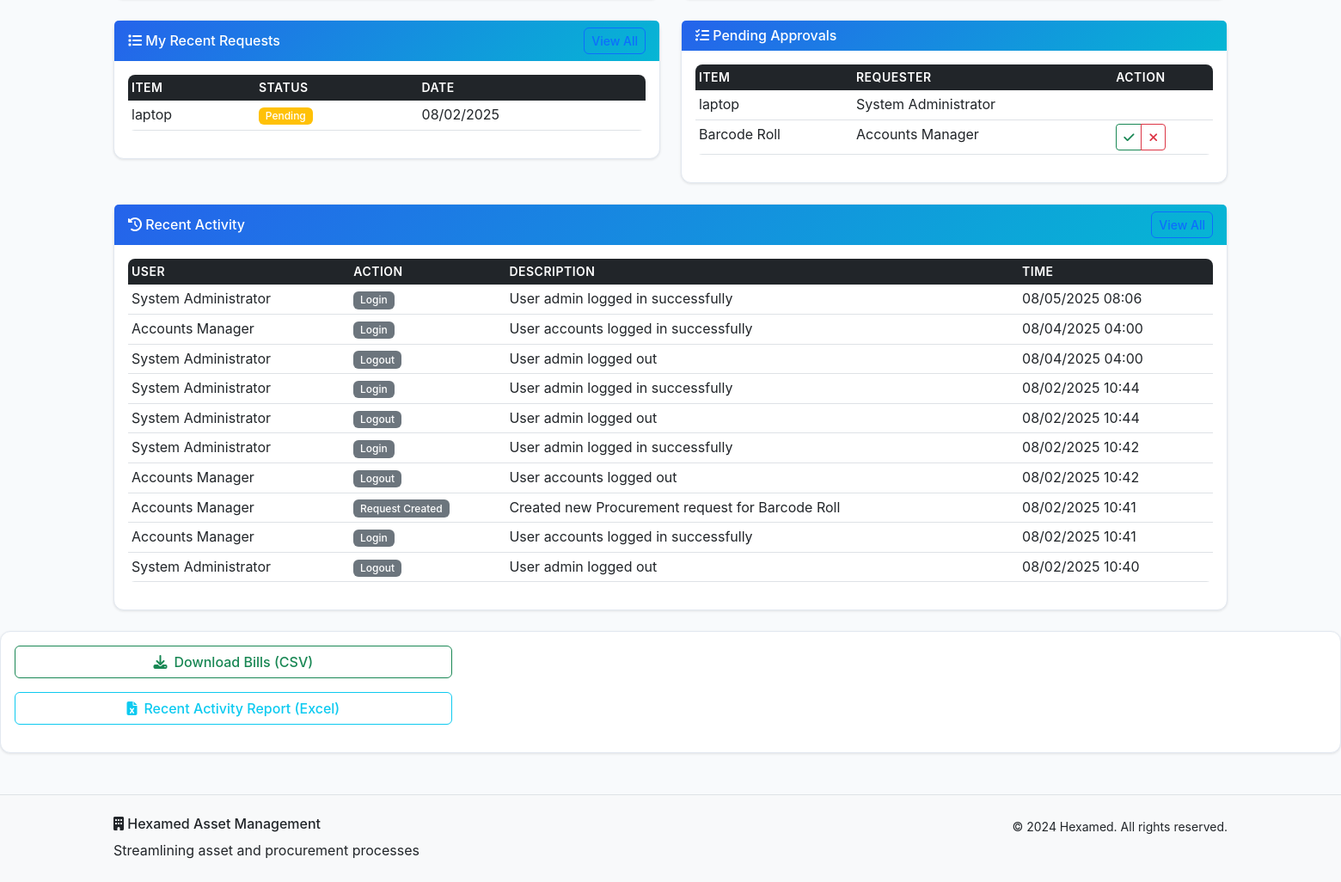
Page /dashboard (signed in, lower part) on the earlier database version.
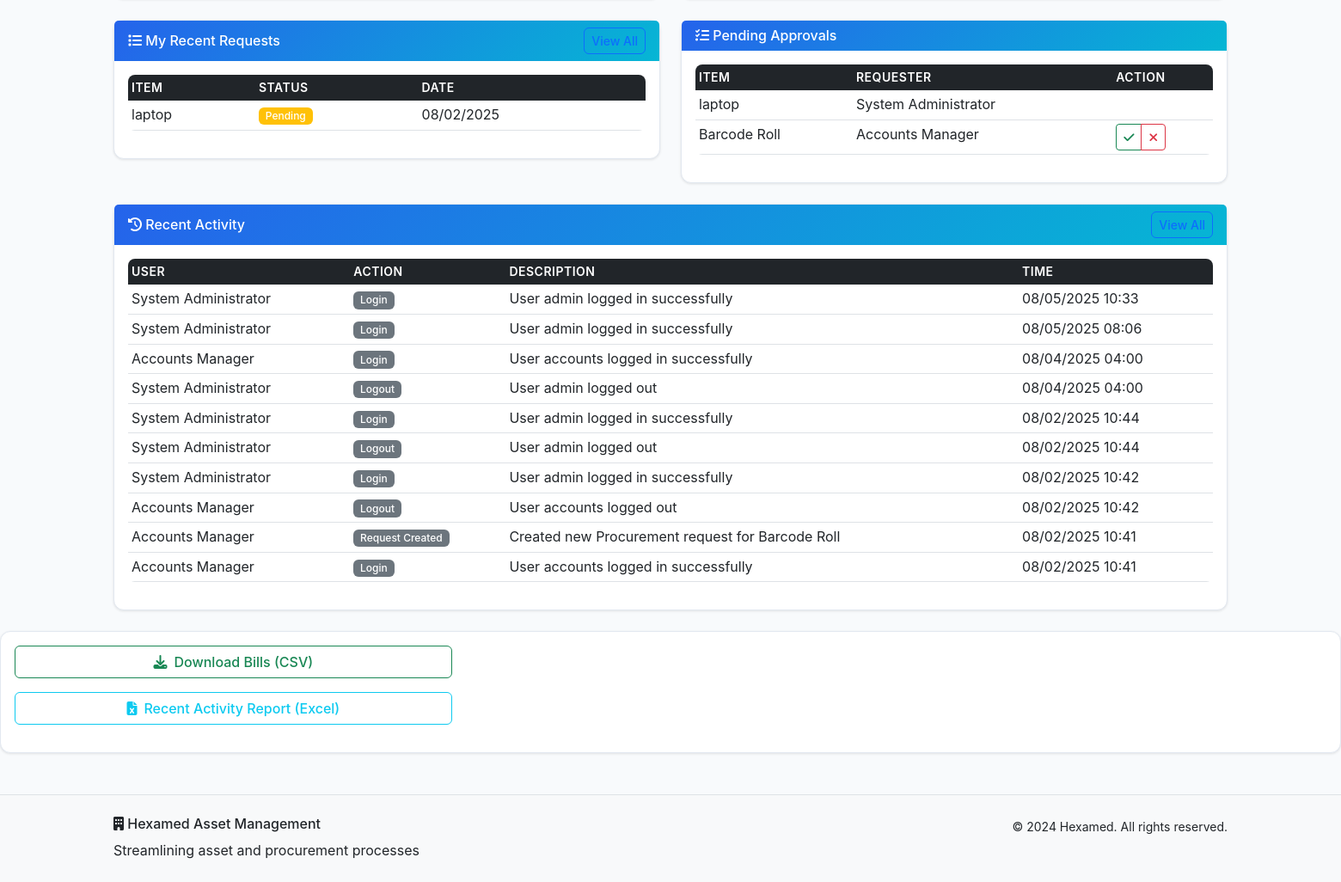
Same page on the later database version.
### models.py (models this page shows, shortened)
class AssetRequest(db.Model):
    id = db.Column(db.Integer, primary_key=True)
    item_name = db.Column(db.String(200), nullable=False)
    quantity = db.Column(db.Integer, nullable=False)
    purpose = db.Column(db.Text, nullable=False)
    request_type = db.Column(db.String(50), nullable=False)
    estimated_cost = db.Column(db.Float)
    urgency = db.Column(db.String(20), default='Normal')
    status = db.Column(db.String(20), default='Pending')
    current_approval_level = db.Column(db.Integer, default=1)
    floor = db.Column(db.String(50))  # Floor WHERE THE REQUEST IS MADE FROM (GROUND FLOOR, FIRST FLOOR, SECOND FLOOR, THIRD FLOOR, FOURTH FLOOR)
    fulfilled_from_asset_id = db.Column(db.Integer, db.ForeignKey('asset.id'))
    fulfilled_quantity = db.Column(db.Integer, default=0)
    fulfilled_by = db.Column(db.Integer, db.ForeignKey('user.id'))
    fulfilled_at = db.Column(db.DateTime)
    fulfillment_notes = db.Column(db.Text)
    created_at = db.Column(db.DateTime, default=datetime.utcnow)
    updated_at = db.Column(db.DateTime, default=datetime.utcnow, onupdate=datetime.utcnow)
    user_id = db.Column(db.Integer, db.ForeignKey('user.id'), nullable=False)
    uploaded_files = db.relationship('UploadedFile', backref='request', lazy=True, cascade='all, delete-orphan')
    approvals = db.relationship('Approval', backref='request', lazy=True, cascade='all, delete-orphan')
    fulfilled_from_asset = db.relationship('Asset', foreign_keys=[fulfilled_from_asset_id])
    fulfilled_by_user = db.relationship('User', foreign_keys=[fulfilled_by])

class User(db.Model):
    id = db.Column(db.Integer, primary_key=True)
    username = db.Column(db.String(80), unique=True, nullable=False)
    email = db.Column(db.String(120), unique=True, nullable=False)
    password_hash = db.Column(db.String(256), nullable=False)
    role = db.Column(db.String(50), nullable=False, default='User')
    full_name = db.Column(db.String(100), nullable=False)
    floor = db.Column(db.String(50))  # GROUND FLOOR IST FLOOR, SECOND FLOOR , 3RD FLOOR , 4TJH FLOOR
    department = db.Column(db.String(100))  #RADIOLOGY, LAB , OPD , CALL CENTER , ADMIN , ACCCOUNTS , HUMAN RESOURCES , IT , OPERATIONS , RECEPTION , STORE , STAFF WELFARE , WARD , XRAY , OTHERS
    created_at = db.Column(db.DateTime, default=datetime.utcnow)
    is_active = db.Column(db.Boolean, default=True)
    requests = db.relationship('AssetRequest', foreign_keys='AssetRequest.user_id', backref='requester', lazy=True)

class ActivityLog(db.Model):
    id = db.Column(db.Integer, primary_key=True)
    action = db.Column(db.String(100), nullable=False)
    description = db.Column(db.Text, nullable=False)
    timestamp = db.Column(db.DateTime, default=datetime.utcnow)
    ip_address = db.Column(db.String(45))
    user_id = db.Column(db.Integer, db.ForeignKey('user.id'), nullable=False)
    request_id = db.Column(db.Integer, db.ForeignKey('asset_request.id'), nullable=True)
    user = db.relationship('User', backref='activities')
    request = db.relationship('AssetRequest', backref='activities')

### routes.py (the view)
    def decorated_function(*args, **kwargs):
        if 'user_id' not in session:
            flash('Please log in to access this page.', 'warning')
            return redirect(url_for('login'))
        return f(*args, **kwargs)

### routes.py (called while the page is built)
def require_login(f):
    def decorated_function(*args, **kwargs):
        if 'user_id' not in session:
            flash('Please log in to access this page.', 'warning')
            return redirect(url_for('login'))
        return f(*args, **kwargs)
    decorated_function.__name__ = f.__name__
    return decorated_function

### templates/dashboard.html (shortened to what the changed rows need)
{% extends "base.html" %}
{% block content %}
<div class="container my-4">
    <div class="row">
        <div class="col-lg-6 mb-4">
            <div class="card">
                <div class="card-body">
                    {% if user_requests %}
                        <div class="table-responsive">
                            <table class="table table-sm">
                                <thead>
                                    <tr>
                                        <th>Item</th>
                                        <th>Status</th>
                                        <th>Date</th>
                                    </tr>
                                </thead>
                                <tbody>
                                    {% for req in user_requests %}
                                    <tr>
                                        <td>{{ req.item_name }}</td>
                                        <td>
                                            {% if req.status == 'Pending' %}
                                                <span class="badge bg-warning">{{ req.status }}</span>
                                            {% elif req.status == 'Approved' %}
                                                <span class="badge bg-success">{{ req.status }}</span>
                                            {% elif req.status == 'Rejected' %}
                                                <span class="badge bg-danger">{{ req.status }}</span>
                                            {% else %}
                                                <span class="badge bg-secondary">{{ req.status }}</span>
                                            {% endif %}
                                        </td>
                                        <td>{{ req.created_at.strftime('%m/%d/%Y') if req.created_at else 'N/A' }}</td>
                                    </tr>
                                    {% endfor %}
                                </tbody>
                            </table>
                        </div>
                    {% else %}
                        <div class="text-center py-4">
                            <i class="fas fa-inbox fa-3x text-muted mb-3"></i>
                            <p class="text-muted">No requests yet</p>
                            <a href="{{ url_for('create_request') }}" class="btn btn-primary">Create Your First Request</a>
                        </div>
                    {% endif %}
                </div>
            </div>
        </div>
        {% if user.role in ['Concern Manager', 'Admin', 'MD', 'Accounts/SCM'] %}
        <div class="col-lg-6 mb-4">
            <div class="card">
                <div class="card-body">
                    {% if pending_requests %}
                        <div class="table-responsive">
                            <table class="table table-sm">
                                <thead>
                                    <tr>
                                        <th>Item</th>
                                        <th>Requester</th>
                                        <th>Action</th>
                                    </tr>
                                </thead>
                                <tbody>
                                    {% for req in pending_requests %}
                                    <tr>
                                        <td>{{ req.item_name }}</td>
                                        <td>{{ req.requester.full_name }}</td>
                                        <td>
                                            <div class="btn-group btn-group-sm">
                                                {% set can_approve = False %}
                                                {% if user.id != req.user_id %}
                                                    {% if user.role == 'MD' %}
                                                        {% set can_approve = True %}
                                                    {% elif req.requester.role in ['User', 'Employee'] %}
                                                        {% if user.role == 'Concern Manager' and req.current_approval_level == 1 and user.floor == req.floor %}
                                                            {% set can_approve = True %}
                                                        {% elif user.role == 'Admin' and req.current_approval_level == 2 %}
                                                            {% set can_approve = True %}
                                                        {% elif user.role == 'Accounts/SCM' and req.current_approval_level == 3 %}
                                                            {% set can_approve = True %}
                                                        {% endif %}
                                                    {% elif req.requester.role == 'Concern Manager' %}
                                                        {% if user.role == 'Admin' and req.current_approval_level == 1 %}
                                                            {% set can_approve = True %}
                                                        {% elif user.role == 'Accounts/SCM' and req.current_approval_level == 2 %}
                                                            {% set can_approve = True %}
                                                        {% endif %}
                                                    {% elif req.requester.role == 'Admin' %}
                                                        {% if user.role == 'Accounts/SCM' and req.current_approval_level == 1 %}
                                                            {% set can_approve = True %}
                                                        {% endif %}
                                                    {% elif req.requester.role == 'Accounts/SCM' %}
                                                        {% if user.role == 'Admin' and req.current_approval_level == 1 %}
                                                            {% set can_approve = True %}
                                                        {% elif user.role == 'Accounts/SCM' and req.current_approval_level == 3 %}
                                                            {% set can_approve = True %}
                                                        {% elif user.role == 'MD' and req.current_approval_level == 4 %}
                                                            {% set can_approve = True %}
                                                        {% endif %}
                                                    {% endif %}
                                                {% endif %}
                                                {% if can_approve %}
                                                <a href="{{ url_for('approve_request', request_id=req.id, action='Approved') }}"
                                                   class="btn btn-outline-success btn-sm"
                                                   onclick="return confirm('Approve this request?')">
                                                    <i class="fas fa-check"></i>
                                                </a>
                                                <a href="{{ url_for('approve_request', request_id=req.id, action='Rejected') }}"
                                                   class="btn btn-outline-danger btn-sm"
                                                   onclick="return confirm('Reject this request?')">
                                                    <i class="fas fa-times"></i>
                                                </a>
                                                  {% endif %}
                                            </div>
                                        </td>
                                    </tr>
                                    {% endfor %}
                                </tbody>
                            </table>
                        </div>
                    {% else %}
                        <div class="text-center py-4">
                            <i class="fas fa-check-double fa-3x text-muted mb-3"></i>
                            <p class="text-muted">No pending approvals</p>
                        </div>
                    {% endif %}
                </div>
            </div>
        </div>
        {% endif %}
    </div>
    <div class="row">
        <div class="col-12">
            <div class="card">
                <div class="card-body">
                    {% if recent_activities %}
                        <div class="table-responsive">
                            <table class="table table-sm">
                                <thead>
                                    <tr>
                                        <th>User</th>
                                        <th>Action</th>
                                        <th>Description</th>
                                        <th>Time</th>
                                    </tr>
                                </thead>
                                <tbody>
                                    {% for activity in recent_activities %}
                                    <tr>
                                        <td>{{ activity.user.full_name }}</td>
                                        <td>
                                            <span class="badge bg-secondary">{{ activity.action }}</span>
                                        </td>
                                        <td>{{ activity.description }}</td>
                                        <td>{{ activity.timestamp.strftime('%m/%d/%Y %H:%M') if activity.timestamp else 'N/A' }}</td>
                                    </tr>
                                    {% endfor %}
                                </tbody>
                            </table>
                        </div>
                    {% else %}
                        <div class="text-center py-4">
                            <i class="fas fa-history fa-3x text-muted mb-3"></i>
                            <p class="text-muted">No recent activity</p>
                        </div>
                    {% endif %}
                </div>
            </div>
        </div>
    </div>
</div>
{% endblock %}

Differences in the rows shown:
no longer on this page (row unchanged): ActivityLog: user.full_name "System Administrator", action "Logout", description "User admin logged out", timestamp "08/02/2025 10:40"
added ActivityLog: user.full_name "System Administrator", action "Login", description "User admin logged in successfully", timestamp "08/05/2025 10:33"
